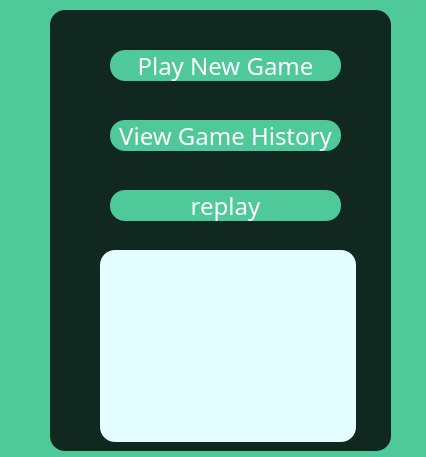
<?xml version="1.0" encoding="UTF-8"?>
<ui version="4.0">
 <class>game_or_history</class>
 <widget class="QDialog" name="game_or_history">
  <property name="geometry">
   <rect>
    <x>0</x>
    <y>0</y>
    <width>426</width>
    <height>457</height>
   </rect>
  </property>
  <property name="windowTitle">
   <string>Dialog</string>
  </property>
  <property name="styleSheet">
   <string notr="true">*{
	
	background-color:rgb(79, 200, 154);
font-family:century gothic;
font-size:24px;
}
QFrame
{
background:rgba(0,0,0,0.8);
border-radius:15px;
}

QPushButton
{
background: rgb(79, 200, 154);
border-radius:60px;
}
QToolButton
{
background: rgb(79, 200, 154);
border-radius:60px;
}
QLabel
{
color:white;
background:transparent;
}
QPushButton
{
color:white;
border-radius:15px;
}
QPushButton:hover
{
color:#333;
border-radius:15px;
background:#49edff;
}
QLineEdit
{
background:transparent;
border:none;
color:#717072;
border-bottom:1px solid#717072;
}
</string>
  </property>
  <widget class="QFrame" name="frame">
   <property name="geometry">
    <rect>
     <x>50</x>
     <y>10</y>
     <width>341</width>
     <height>441</height>
    </rect>
   </property>
   <property name="frameShape">
    <enum>QFrame::NoFrame</enum>
   </property>
   <widget class="QListView" name="listView">
    <property name="geometry">
     <rect>
      <x>50</x>
      <y>240</y>
      <width>256</width>
      <height>192</height>
     </rect>
    </property>
    <property name="styleSheet">
     <string notr="true">background-color: rgb(228, 253, 255);</string>
    </property>
   </widget>
   <widget class="QPushButton" name="view_game_history">
    <property name="geometry">
     <rect>
      <x>60</x>
      <y>110</y>
      <width>231</width>
      <height>31</height>
     </rect>
    </property>
    <property name="text">
     <string>View Game History</string>
    </property>
   </widget>
   <widget class="QPushButton" name="play_new_game">
    <property name="geometry">
     <rect>
      <x>60</x>
      <y>40</y>
      <width>231</width>
      <height>31</height>
     </rect>
    </property>
    <property name="text">
     <string>Play New Game</string>
    </property>
   </widget>
   <widget class="QPushButton" name="replay_button">
    <property name="geometry">
     <rect>
      <x>60</x>
      <y>180</y>
      <width>231</width>
      <height>31</height>
     </rect>
    </property>
    <property name="text">
     <string>replay</string>
    </property>
   </widget>
  </widget>
 </widget>
 <resources/>
 <connections/>
</ui>
